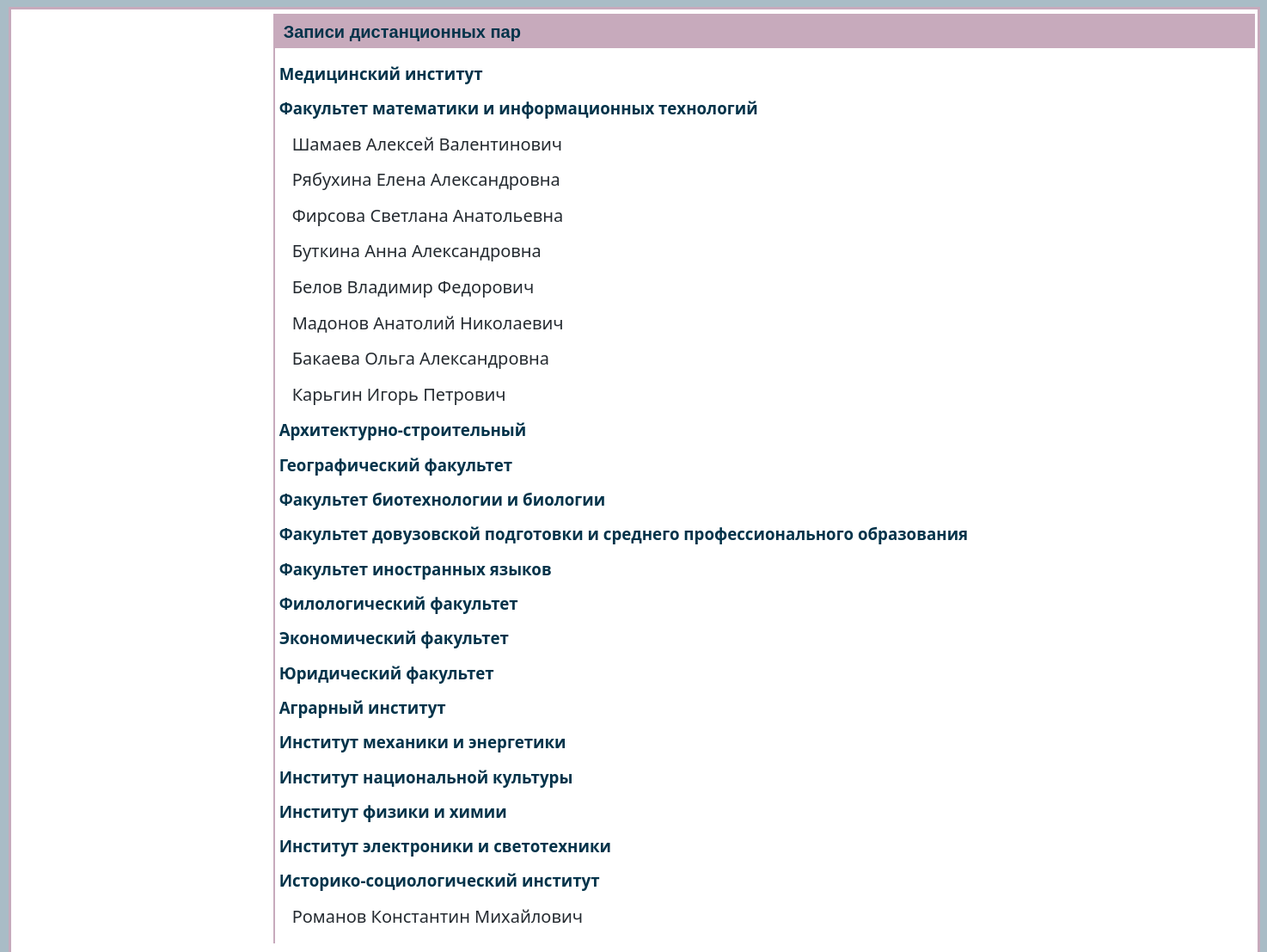
The app's page /admin/dis_video.php with its own data.
### tables this page shows
CREATE TABLE `faculty` (
  `id_faculty` int NOT NULL,
  `name_faculty` varchar(100) NOT NULL
);

CREATE TABLE `cus_professor` (
  `id_professor` int NOT NULL,
  `id_faculty` int NOT NULL,
  `id_department` int NOT NULL,
  `id_position` int NOT NULL
);

CREATE TABLE `customers` (
  `customer_id` int NOT NULL,
  `login` varchar(80) NOT NULL,
  `password` varchar(80) NOT NULL,
  `status` int NOT NULL,
  `FIO` varchar(100) NOT NULL,
  `happyDate` date NOT NULL,
  `img` varchar(100) NOT NULL
);

### admin/dis_video.php (the view, shortened to what this page needs)
<?php
require '../online.php';
?>
<!DOCTYPE html>
<html>
<head>
    <link href="../css/style.css" rel="stylesheet" type="text/css" />
    <link href="../css/style-1.css" rel="stylesheet" type="text/css" />
</head>
<body>
<div id="block-body_1">
    <div id="block-content">
        <div id="block-parameters">
            <p id="title-page">Записи дистанционных пар</p>
        </div>
        <?php
        $facu = mysqli_query($conn, "SELECT * FROM faculty");
        If (mysqli_num_rows($facu) > 0) {
            while ($row = mysqli_fetch_assoc($facu)) {
                $data[] = $row;
            }
            for ($j = 0; $j <= count($data); $j++) {
                $id_facul = $data[$j]['id_faculty'];
                $name_faculty = $data[$j]['name_faculty'];
                echo '<h3 class="facul-name">' . $name_faculty . '</h3>';
                $cus = mysqli_query($conn, "SELECT * FROM cus_professor WHERE id_faculty = '$id_facul'");
                if (mysqli_num_rows($cus) > 0) {
                    while ($cuss = mysqli_fetch_assoc($cus)) {
                        $namepr[] = $cuss;
                    }
                    for ($i = 0; $i <= count($namepr); $i++){
                        $id_cus = $namepr[$i]['id_professor'];
                        $res = mysqli_query($conn, "SELECT * FROM customers WHERE customer_id = '$id_cus' ");
                        if (mysqli_num_rows($res) > 0) {
                            $rows = mysqli_fetch_array($res);
                            echo '<p class="title-repos"><a href="view_video.php?id='.$id_cus.'">'.$rows['FIO'].'</a></p>';
                        }
                    }unset($namepr);
                }
            }
        }
        ?>
    </div>
</div>
</body>
</html>

### css/style.css (style rules this page uses)
body { width: 99%; height: auto; color: #000000; background-color: #a9bcc6; background-size: cover; font-family: "Segoe UI", sans-serif; line-height: 135%; }
#block-body_1 { width: 1450px; height: auto; margin: 5px auto; background-color: white; border: 3px solid #c7aabc; }
#block-content { width: 1140px; min-height: 500px; height: auto; margin-left: 305px; margin-top: 5px; margin-bottom: 20px; border-left: 2px solid #c7aabc; overflow:auto }
#block-parameters { width: 1140px; height: 40px; background-color: #c7aabc; }
#title-page { font: 20px sans-serif; font-weight: bold; margin-top: 10px; margin-left: 10px; position: absolute; color: #02334a; }
.title-repos { font-size: 20px; font-weight: 400; font-family: "Segoe UI", sans-serif; margin-left: 20px; }
.title-repos a { text-decoration: none; color: #252b31; }

### css/style-1.css (style rules this page uses)
.facul-name { margin-left: 5px; color: #02334a; }

### records on screen
faculty: name_faculty "Медицинский институт"
faculty: name_faculty "Факультет математики и информационных технологий"
cus_professor: customers.FIO "Шамаев Алексей Валентинович"
cus_professor: customers.FIO "Рябухина Елена Александровна"
cus_professor: customers.FIO "Фирсова Светлана Анатольевна"
cus_professor: customers.FIO "Буткина Анна Александровна"
cus_professor: customers.FIO "Белов Владимир Федорович"
cus_professor: customers.FIO "Мадонов Анатолий Николаевич"
cus_professor: customers.FIO "Бакаева Ольга Александровна"
cus_professor: customers.FIO "Карьгин Игорь Петрович"
faculty: name_faculty "Архитектурно-строительный"
faculty: name_faculty "Географический факультет"
faculty: name_faculty "Факультет биотехнологии и биологии"
faculty: name_faculty "Факультет довузовской подготовки и среднего профессионального образования"
faculty: name_faculty "Факультет иностранных языков"
faculty: name_faculty "Филологический факультет"
faculty: name_faculty "Экономический факультет"
faculty: name_faculty "Юридический факультет"
faculty: name_faculty "Аграрный институт"
faculty: name_faculty "Институт механики и энергетики"
faculty: name_faculty "Институт национальной культуры"
faculty: name_faculty "Институт физики и химии"
faculty: name_faculty "Институт электроники и светотехники"
faculty: name_faculty "Историко-социологический институт"
cus_professor: customers.FIO "Романов Константин Михайлович"
